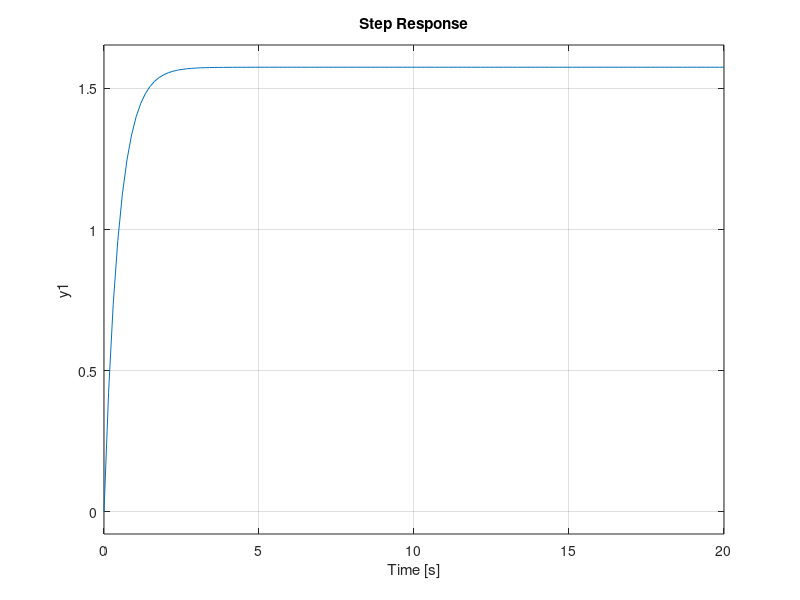

Write MATLAB code to recreate this figure. (Note: this script raises an error after producing the figure.)
%% Clean up and initialize
close all; clc;
pdir = '~/thesis/Master-Thesis-Report/figures/';
chdir = 'introduction/';

%% Define system
num = [1.63];
den = [0.48889 1.0347];
sys = tf(num, den)

num_sc1 = num/den(2)
den_sc1 = den/den(2)
sys_sc1 = tf(num_sc1, den_sc1)

figure(1)
step(sys, 20)

%% Make sure all text is in LaTeX
list_factory = fieldnames(get(groot,'factory'));
index_interpreter = find(contains(list_factory,'Interpreter'));

for i = 1:length(index_interpreter)
    default_name = strrep(list_factory{index_interpreter(i)},'factory','default');
    set(groot, default_name, 'latex');
end

%% Open loop respones
f1 = figure(1);
plot(out.ol.Output)
yline(out.ol.Reference.Data(), '--')
legend(["Output","Input"], Location="best");
xlabel("Time $[sec]$")
ylabel("Amplitude")
title("")
grid on
imgname = "ex1_openloop";
fstring = fullfile(pdir, chdir, imgname+'.eps');
exportgraphics(f1, fstring,'ContentType','vector')
%% ADRC vs PI
f2 = figure(2);
plot(out.ex1.ADRC.y)
hold on
plot(out.ex1.PI.y)
hold off
yline(out.ol.Reference.Data(), '--')
legend(["ADRC", "PI","Reference"], Location="best")
xlabel("Time $[s]$", Interpreter="latex")
ylabel("Amplitude", Interpreter="latex")
title("")
xlim([0 5])
ylim([0 1.1])
grid on
imgname = "ex1_adrc_vs_pi";
fstring = fullfile(pdir, chdir, imgname+'.eps');
exportgraphics(f2, fstring,'ContentType','vector')

%% ADRC vs PI w. disturbance
f3 = figure(3);
tiledlayout('flow', 'TileSpacing','tight')

nexttile;
plot(out.ex1_dist.ADRC.y)
hold on
plot(out.ex1_dist.PI.y)
hold off
yline(out.ol.Reference.Data(), '--')
legend(["ADRC", "PI","Reference"], Location="northeast")
xlabel("Time $[s]$", Interpreter="latex")
ylabel("Amplitude", Interpreter="latex")
title("")
grid on

nexttile;
plot(out.ex1_dist.ADRC.u)
hold on
plot(out.ex1_dist.PI.u)
hold off
legend(["ADRC", "PI"], Location="southeast")
xlabel("Time $[s]$", Interpreter="latex")
ylabel("Control Input", Interpreter="latex")
title("")
grid on
axis 'auto xy'
imgname = "ex1_disturbance";
fstring = fullfile(pdir, chdir, imgname+'.eps');
exportgraphics(f3, fstring,'ContentType','vector')

%% ADRC vs PI
f4 = figure(4);
plot(out.ex1_dist.ADRC.z)
leg = legend(["$z_1$", "$z_2$"], Location="best", Interpreter="latex");
title(leg, "States")
xlabel("Time $[s]$", Interpreter="latex")
ylabel("Amplitude", Interpreter="latex")
title("")
% xlim([0 5])
% ylim([0 1.1])
grid on
imgname = "ex1_disturbance_adrcstates";
fstring = fullfile(pdir, chdir, imgname+'.eps');
exportgraphics(f4, fstring,'ContentType','vector')

%% Plots of changing scale
clear all, close all
for i = 1:20
    data(i) = load(['ex1_changing_plant_80perc_' num2str(i) '.mat'])
end

%%
f5 = figure(5)
tiledlayout(2,1);

nexttile
hold on
for i = 1:3:length(data)
    dpname = ['$' num2str(i*10) '/%$'];
    plot(data(i).ans.ADRC.y, 'DisplayName',dpname)
end
hold off

xlim([0,10])
leg = legend(Interpreter='latex');
% title(leg, 'Scale')

nexttile
hold on
for i = 1:3:length(data)
    dpname = ['$' num2str(i*10) '/%$'];
    plot(data(i).ans.PI.y, 'DisplayName',dpname)
end
hold off